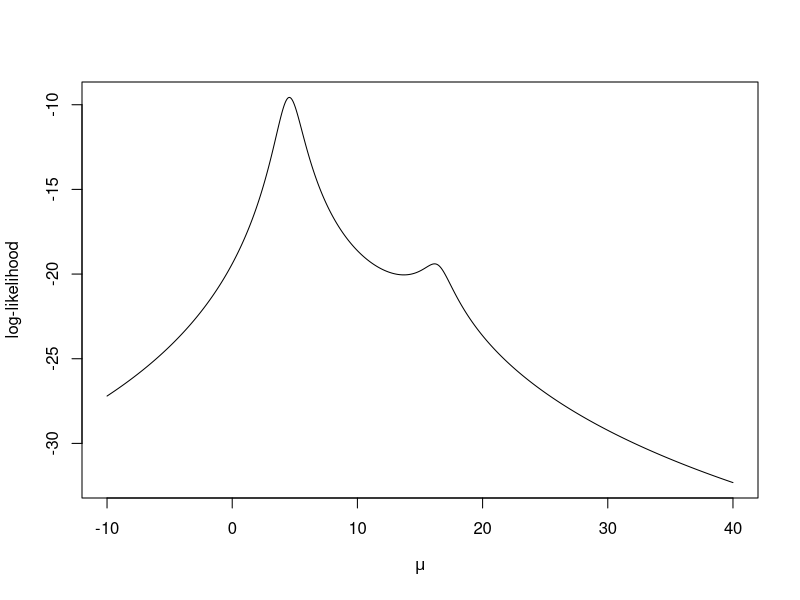
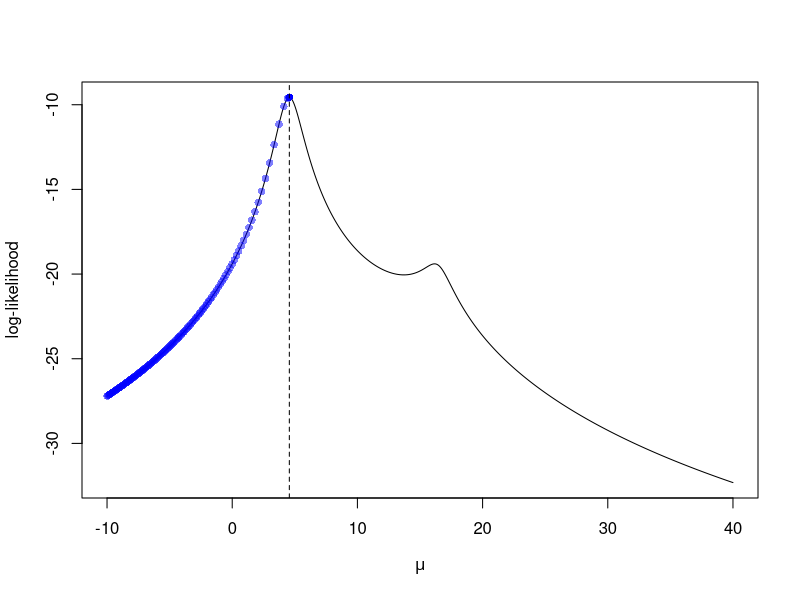

Here is the R script that generated these plots, in order:
################################################
## MLE for location Cauchy distribution using
## MM-algorithm
################################################
set.seed(1)
mu.star <- 5  # Setting true mu
n <- 4  # sample size
X <- rt(n, df = 1) + mu.star

## Function calculates  the log-likelihood
log.like <- function(mu, X)
{
  n <- length(X)
  rtn <- -n*log(pi) - sum( log(1 + (X - mu)^2) )
  return(rtn)
}

mu.x <- seq(-10, 40, length = 1e3)  # A sequence of mu's 
ll.est <- sapply(mu.x, log.like, X)  # evaluating log-likelihood at the mus
plot(mu.x, ll.est, type = 'l', ylab = "log-likelihood", xlab = expression(mu))  # plotting log-likelihood. Not concave, so we need to choose good starting values.


## Starting Newton-Raphson method
tol <- 1e-5  # tolerance level for when to stop algorithm


## Returns derivate of log-likelihood
f.prime <- function(X, mu)
{
  rtn <- sum(2* (X - mu)/(1 + (X-mu)^2))  #f.prime
  return(rtn)
}

## Loop below stops when |mu_(k+1) - mu_(k)| < tol

current <- -10 # Good starting value
diff <- 100  # inital large value for difference
iter <- 0    # counting the number of iterations

mu.k <- current
while( (diff > tol) && iter < 1000)
{
  iter <- iter + 1
  update <- current - f.prime(X, current)/(-2*n)  # NR update
  mu.k <- c(mu.k, update)
  diff <- abs(current - update)
  current <- update
}
current  # final approximation to MLE
evals <- sapply(mu.k, log.like, X)
plot(mu.x, ll.est, type = 'l', ylab = "log-likelihood", xlab = expression(mu))
points(mu.k, evals, pch = 16, col = rgb(0,0,1, alpha = .5))
abline(v = current, lty = 2)
